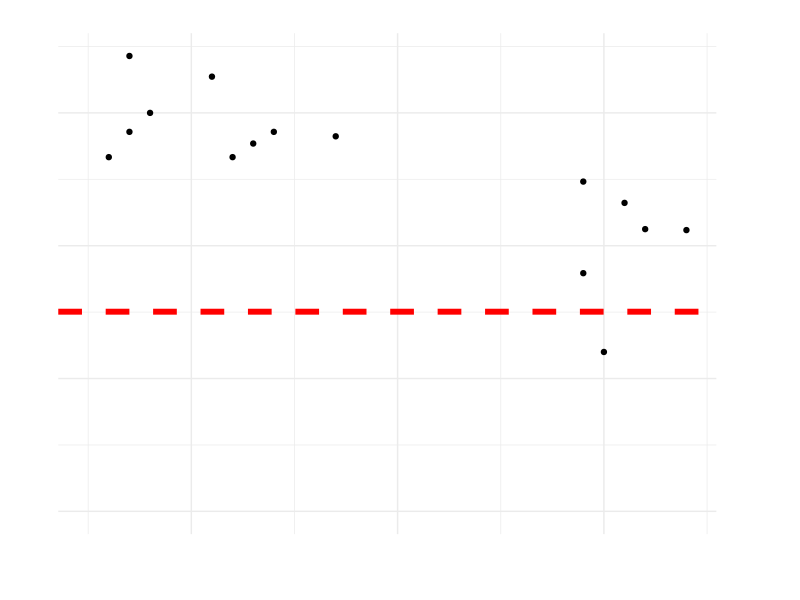

Source code (R): (Note: this script raises an error after producing the figure.)
## ---- chunk 1
library(dplyr)
library(ggplot2)
library(ggrepel)
## ---- chunk 2
theme_set(theme_bw())
rbis_full <- read.csv("rbis-full.csv")
rbis_full <- rbis_full %>%
  mutate(rbi_percentage = round(RBI / Chances, digits = 4))

rbis_2020 <- read.csv("rbis-2020.csv")
rbis_2020 <- rbis_2020 %>%
  mutate(rbi_percentage = round(RBI / Chances, digits = 4))

mean_2020 <- sum(rbis_2020[["RBI"]]) / sum(rbis_2020[["Chances"]])
rbis_2020 %>%
  filter(Chances > 4) %>%
  ggplot(aes(x = Chances, y = rbi_percentage, label = Player)) + 
  geom_hline(yintercept = mean_2020, linetype = "dashed", color = "red", size = 2) +
  geom_point(data = subset(rbis_2020, Chances >= 29 | (Chances > 4 & rbi_percentage > 0.65))) + 
  geom_text(data = subset(rbis_2020, Chances < 29 & (Chances > 4 & rbi_percentage <= 0.65)),size = 3) +
  geom_label_repel(data = subset(rbis_2020, Chances >= 29 | (Chances > 4 & rbi_percentage > 0.65)), aes(fill = RBI),size = 3) +
  scale_fill_gradient(low = 'blue', high = 'red') +
  ggtitle("RBI Earned with Runner at Third Base, 2020") +
  xlab("At-Bats with a Runner at Third Base")+
  ylab("Proportion of Runners Batted In") +
  theme(plot.title = element_text(hjust = 0.5)) +
  labs(caption = "League Average = 0.376")
## ---- chunk 3


head(rbis_full, n = 15)

mean_full <- sum(rbis_full[["RBI"]]) / sum(rbis_full[["Chances"]])
rbis_full %>%
  filter(Chances > 20) %>%
  ggplot(aes(x = Chances, y = rbi_percentage, label = Player)) + 
  geom_hline(yintercept = mean_full, linetype = "dashed", color = "red", size = 2) +
  geom_text() +
  scale_fill_gradient(low = 'blue', high = 'red') +
  ggtitle("RBI Earned with Runner at Third Base, 2016-2020") +
  xlab("At-Bats with a Runner at Third Base")+
  ylab("Proportion of Runners Batted In") +
  theme(plot.title = element_text(hjust = 0.5)) +
  labs(caption = "League Average = 0.384")
